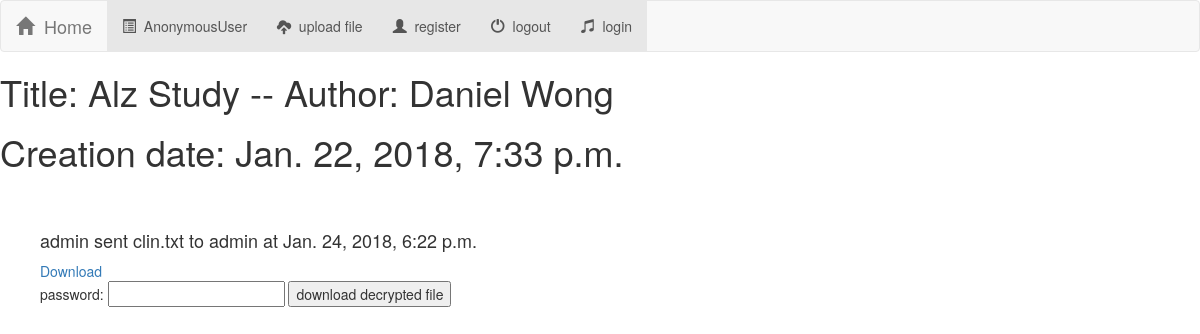
The app's page /clinicaltrials/2/, older data.
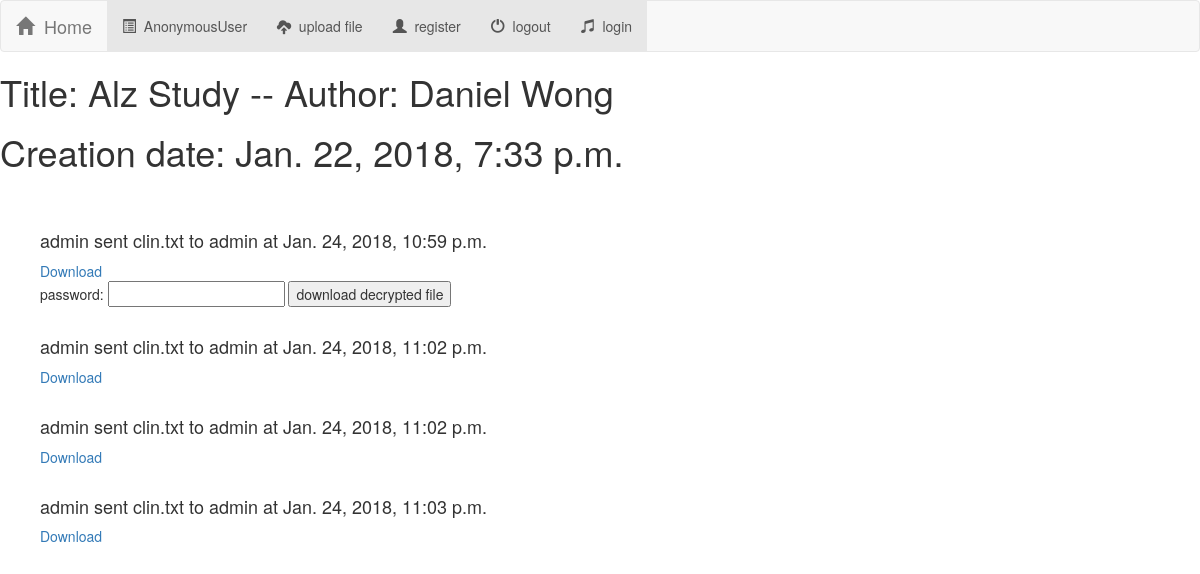
The same page, newer data.
### clinicaltrials/models.py (models this page shows, shortened)
class clinicaltrial(models.Model):
	author = models.CharField(max_length = 300)
	title = models.CharField(max_length = 300)
	creationDate = models.DateTimeField(auto_now_add=True)
	def __str__(self):
		return "Title: " + self.title + " -- Author: " + self.author

class file(models.Model):
	clinicaltrial = models.ForeignKey(clinicaltrial, on_delete = models.CASCADE, blank=True, null=True)
	owner = models.ForeignKey(User, related_name="owner", on_delete = models.CASCADE, blank=True, null=True, unique = False)
	sender = models.ForeignKey(User, related_name="sender", on_delete = models.CASCADE, blank=True, null=True, unique = False)
	filename = models.CharField(max_length = 100)
	encrypted = models.BooleanField(default=False, blank=True)
	password = models.CharField(max_length=500, blank=True, default='')
	data = models.FileField()
	uploadDate = models.DateTimeField(auto_now_add=True)
	dataHash = models.CharField(max_length = 100, blank = True, null= True)

### clinicaltrials/views.py (the view)
# urls.py: url(r'^(?P<clinicaltrial_id>[0-9]+)/$', views.detail, name = "detail"),
def detail(request, clinicaltrial_id):
    try:
        trial = clinicaltrial.objects.get(pk = clinicaltrial_id)
        allFiles = trial.file_set.all()
    except:
        raise Http404("trial does not exist")
    return render(request, 'clinicaltrials/detail.html', {'trial': trial, 'allFiles': allFiles})

### clinicaltrials/templates/clinicaltrials/detail.html (shortened to what this page needs)
{% extends 'clinicaltrials/base.html' %}
{% block body %}
<h1> {{trial}} </h1>
<h1> Creation date: {{trial.creationDate}}</h1>
<br> <br>
{% for file in allFiles %}
	<ul>
		<h4> {{file.sender}} sent {{file.filename}} to {{file.owner}} at {{file.uploadDate}}</h4>
		<a href="{% url 'clinicaltrial:download' file.data.path %}"> Download </a>
		<br>
		{% if file.encrypted %}
			<form action="{% url 'clinicaltrial:decryptdownload' file.data.path %}" method="post">
				password: <input type="text" name="decryptpassword" value="">
				<input type="submit" value="download decrypted file">
			</form>
		{% endif %}
		<br>
	</ul>
{% endfor %}
{% endblock %}

### clinicaltrials/templates/clinicaltrials/base.html (shortened to what this page needs)
<!DOCTYPE html>
<html lang="en">
<head>
    {% load staticfiles %}
    <link rel="stylesheet" href="https://maxcdn.bootstrapcdn.com/bootstrap/3.3.7/css/bootstrap.min.css">
</head>
<body>
<nav class ="navbar navbar-default">
    <div class="container-fluid">
        <div class="navbar-header>"
            <button type="button" class="navbar-toggle" data-toggle="collapse" data-target="#topNavBar">
            <a class="navbar-brand" href="{% url 'clinicaltrial:index' %}">
                <span class="glyphicon glyphicon-home" aria-hidden="true"></span>&nbsp;
            Home </a>
        </div>
        <div class = "collapse navbar-collapse" id ="topNavBar">
            <ul class="nav navbar-nav">
                <li class="active">
                    <a href="{% url 'clinicaltrial:userhome' %}">
                    <span class="glyphicon glyphicon-list-alt" aria-hidden="true"></span>&nbsp; {{user}}
                    </a>
                </li>
                <li class="active">
                    <a href="{% url 'clinicaltrial:upload' %}">
                    <span class="glyphicon glyphicon-cloud-upload" aria-hidden="true"></span>&nbsp; upload file
                    </a>
                </li>
                <li class="active">
                    <a href="{% url 'clinicaltrial:register' %}">
                    <span class="glyphicon glyphicon-user" aria-hidden="true"></span>&nbsp;
                    register
                    </a>
                </li>
                 <li class="active">
                    <a href="{% url 'clinicaltrial:logout' %}">
                    <span class="glyphicon glyphicon-off" aria-hidden="true"></span>&nbsp; logout
                    </a>
                </li>
                {%if user.is_anonymous %}
                <li class="active">
                    <a href="{% url 'clinicaltrial:login' %}">
                    <span class="glyphicon glyphicon-music" aria-hidden="true"></span>&nbsp; login
                    </a>
                </li>
                {% endif %}
            </ul>
    </div>
</nav>
{% block body %}
{% endblock %}
</body>
</html>

Row changes from the older to the newer data that the page shows:
removed file: sender "admin", filename "clin.txt", owner "admin", uploadDate "Jan. 24, 2018, 6:22 p.m."
added file: sender "admin", filename "clin.txt", owner "admin", uploadDate "Jan. 24, 2018, 10:59 p.m."
added file: sender "admin", filename "clin.txt", owner "admin", uploadDate "Jan. 24, 2018, 11:02 p.m."
added file: sender "admin", filename "clin.txt", owner "admin", uploadDate "Jan. 24, 2018, 11:02 p.m."
added file: sender "admin", filename "clin.txt", owner "admin", uploadDate "Jan. 24, 2018, 11:03 p.m."
